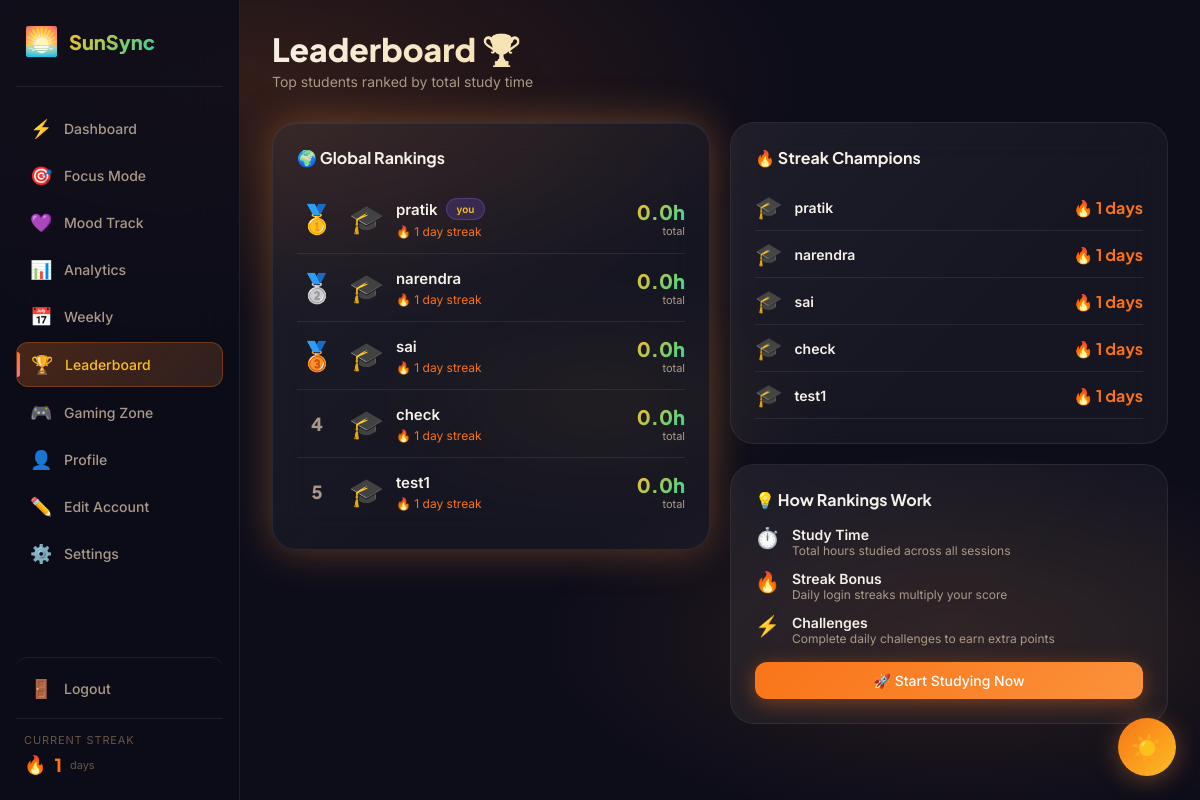
/leaderboard (signed in), run on the app's committed database.
### tables this page shows
CREATE TABLE users (
            id              INTEGER PRIMARY KEY AUTOINCREMENT,
            username        TEXT UNIQUE NOT NULL,
            email           TEXT UNIQUE NOT NULL,
            password        TEXT NOT NULL,
            bio             TEXT DEFAULT '',
            avatar          TEXT DEFAULT '🎓',
            theme           TEXT DEFAULT 'auto',
            notifications   INTEGER DEFAULT 1,
            streak_count    INTEGER DEFAULT 0,
            total_study_time INTEGER DEFAULT 0,
            last_login      TEXT,
            created_at      TEXT DEFAULT (datetime('now'))
        , default_timer INTEGER DEFAULT 30);

### app.py (the view)
@app.route('/leaderboard')
def leaderboard():
    if 'user_id' not in session:
        return redirect(url_for('login'))
    db = get_db()
    board = db.execute(
        "SELECT username, avatar, total_study_time, streak_count FROM users ORDER BY total_study_time DESC LIMIT 20"
    ).fetchall()
    return render_template('leaderboard.html', board=board, current_user=session['username'])

### app.py (called while the page is built)
@app.teardown_appcontext
def close_connection(exception):
    from flask import g
    db = getattr(g, '_database', None)
    if db is not None:
        db.close()

@app.context_processor
def inject_globals():
    return dict(session=session, now=datetime.now())

### database.py (called while the page is built)
def get_db():
    from flask import current_app
    db = getattr(g, '_database', None)
    if db is None:
        db = g._database = sqlite3.connect(DATABASE)
        db.row_factory = sqlite3.Row
    return db

### templates/leaderboard.html (shortened to what this page needs)
{% extends "base.html" %}
{% block content %}
<div class="page-header">
  <h1 class="page-title">Leaderboard 🏆</h1>
  <p class="page-subtitle">Top students ranked by total study time</p>
</div>
<div class="grid-2">
  <div>
    <div class="card card-glow animate-in">
      <div class="section-title">🌍 Global Rankings</div>
      {% for u in board %}
      <div class="lb-row animate-in" style="padding:14px 0">
        <div style="width:40px;text-align:center;flex-shrink:0">
          {% if loop.index == 1 %}
            <span style="font-size:28px">🥇</span>
          {% elif loop.index == 2 %}
            <span style="font-size:28px">🥈</span>
          {% elif loop.index == 3 %}
            <span style="font-size:28px">🥉</span>
          {% else %}
            <span class="lb-rank" style="color:var(--text-muted)">{{ loop.index }}</span>
          {% endif %}
        </div>
        <span style="font-size:28px">{{ u.avatar or '🎓' }}</span>
        <div style="flex:1">
          <div style="font-weight:600;font-size:15px;display:flex;align-items:center;gap:8px">
            {{ u.username }}
            {% if u.username == current_user %}
            <span class="badge badge-purple" style="font-size:10px">you</span>
            {% endif %}
          </div>
          <div style="display:flex;gap:10px;margin-top:4px">
            <span style="font-size:12px;color:var(--orange)">🔥 {{ u.streak_count }} day streak</span>
          </div>
        </div>
        <div style="text-align:right">
          <div style="font-family:'Plus Jakarta Sans',sans-serif;font-weight:800;font-size:20px;
            background:linear-gradient(135deg,var(--p3),var(--cyan));
            -webkit-background-clip:text;-webkit-text-fill-color:transparent">
            {{ ((u.total_study_time or 0)/3600)|round(1) }}h
          </div>
          <div style="font-size:11px;color:var(--text-muted)">total</div>
        </div>
      </div>
      {% endfor %}
    </div>
  </div>
  <div>
    <div class="card animate-in" style="margin-bottom:20px">
      <div class="section-title">🔥 Streak Champions</div>
      {% for u in board|sort(attribute='streak_count', reverse=True) %}
      <div style="display:flex;align-items:center;gap:12px;padding:10px 0;border-bottom:1px solid var(--border)">
        <span style="font-size:22px">{{ u.avatar or '🎓' }}</span>
        <div style="flex:1">
          <div style="font-weight:600;font-size:14px">{{ u.username }}</div>
        </div>
        <div style="font-family:'Plus Jakarta Sans',sans-serif;font-weight:700;color:var(--orange)">
          🔥 {{ u.streak_count }} days
        </div>
      </div>
      {% endfor %}
    </div>
    <div class="card animate-in">
      <div class="section-title">💡 How Rankings Work</div>
      <div style="display:flex;flex-direction:column;gap:12px">
        <div style="display:flex;gap:12px;align-items:flex-start">
          <span style="font-size:20px">⏱️</span>
          <div><div style="font-weight:600;font-size:14px">Study Time</div><div style="font-size:12px;color:var(--text-muted)">Total hours studied across all sessions</div></div>
        </div>
        <div style="display:flex;gap:12px;align-items:flex-start">
          <span style="font-size:20px">🔥</span>
          <div><div style="font-weight:600;font-size:14px">Streak Bonus</div><div style="font-size:12px;color:var(--text-muted)">Daily login streaks multiply your score</div></div>
        </div>
        <div style="display:flex;gap:12px;align-items:flex-start">
          <span style="font-size:20px">⚡</span>
          <div><div style="font-weight:600;font-size:14px">Challenges</div><div style="font-size:12px;color:var(--text-muted)">Complete daily challenges to earn extra points</div></div>
        </div>
      </div>
      <a href="{{ url_for('focus') }}" class="btn btn-primary" style="width:100%;justify-content:center;margin-top:16px">
        🚀 Start Studying Now
      </a>
    </div>
  </div>
</div>
{% endblock %}

### static/css/style.css (style rules this page uses)
:root { --bg: #0d0d1a; --bg2: #13132b; --surface: rgba(255,255,255,0.04); --surface-hov: rgba(255,255,255,0.08); --border: rgba(255,255,255,0.08); --border-hov: rgba(251,146,60,0.4); --text: #f5f0e8; --text-muted: #aa9988; --text-dim: #665544; --p1: #f97316; --p2: #fb923c; --p3: #fbbf24; --accent: #f472b6; --blue: #38bdf8; --cyan: #34d399; --green: #10b981; --red: #ef4444; --orange: #f97316; --pink: #f472b6; --glow: rgba(251,146,60,0.35); --radius: 16px; --radius-lg: 24px; --sidebar-w: 240px; --trans: 0.25s cubic-bezier(.4,0,.2,1); }
*,*::before,*::after { box-sizing:border-box;margin:0;padding:0 }
html { scroll-behavior:smooth }
body { font-family:'Inter',sans-serif; background:var(--bg); color:var(--text); min-height:100vh; overflow-x:hidden; transition:background var(--trans),color var(--trans); }
body::before { content:''; position:fixed;inset:0; background: radial-gradient(ellipse 80% 50% at 20% 10%, rgba(249,115,22,.16) 0%, transparent 60%), radial-gradient(ellipse 60% 40% at 80% 80%, rgba(251,146,60,.12) 0%, transparent 60%), radial-gradient(ellipse 40% 30% at 50% 50%, rgba(251,191,36,.05) 0%, transparent 50%); pointer-events:none;z-index:0; }
.card { background:var(--surface); backdrop-filter:blur(20px); border:1px solid var(--border); border-radius:var(--radius-lg); padding:24px; transition:all var(--trans); position:relative;overflow:hidden; }
.card::before { content:'';position:absolute;inset:0; background:linear-gradient(135deg,rgba(255,255,255,.03) 0%,transparent 60%); pointer-events:none; }
.card-glow { box-shadow:0 0 40px var(--glow),inset 0 1px 0 rgba(255,255,255,.06) }
.page-header { margin-bottom:32px }
.page-title { font-family:'Plus Jakarta Sans',sans-serif;font-size:32px;font-weight:800; background:linear-gradient(135deg,var(--text) 0%,var(--p3) 100%); -webkit-background-clip:text;-webkit-text-fill-color:transparent; line-height:1.1; }
.page-subtitle { color:var(--text-muted);font-size:14px;margin-top:6px }
.grid-2 { display:grid;grid-template-columns:repeat(2,1fr);gap:20px }
.btn { display:inline-flex;align-items:center;gap:8px; padding:10px 22px;border-radius:12px; font-family:'Inter',sans-serif;font-size:14px;font-weight:500; border:none;cursor:pointer;text-decoration:none; transition:all var(--trans);white-space:nowrap; }
.btn-primary { background:linear-gradient(135deg,var(--p1),var(--p2)); color:#fff; box-shadow:0 4px 20px rgba(249,115,22,.4); }
.badge { display:inline-flex;align-items:center;gap:4px; padding:4px 10px;border-radius:99px;font-size:12px;font-weight:600; }
.badge-purple { background:rgba(139,92,246,.2);color:var(--p3);border:1px solid rgba(139,92,246,.3) }
.section-title { font-family:'Plus Jakarta Sans',sans-serif;font-size:16px;font-weight:700; margin-bottom:16px;color:var(--text); display:flex;align-items:center;gap:8px; }
.lb-row { display:flex;align-items:center;gap:12px; padding:10px 0;border-bottom:1px solid var(--border); }
.lb-row:last-child { border-bottom:none }
.lb-rank { font-family:'Plus Jakarta Sans',sans-serif;font-weight:800;font-size:18px; width:28px;text-align:center; }
.animate-in { animation:fadeIn .5s ease both }
.animate-in:nth-child(2) { animation-delay:.06s }
.animate-in:nth-child(3) { animation-delay:.12s }
.animate-in:nth-child(4) { animation-delay:.18s }
.animate-in:nth-child(5) { animation-delay:.24s }
.animate-in:nth-child(6) { animation-delay:.30s }
.card::after { content:'';position:absolute; top:-100%;left:-60%; width:40%;height:300%; background:linear-gradient(90deg,transparent,rgba(255,255,255,.04),transparent); transform:skewX(-20deg); transition:none;pointer-events:none;opacity:0; }

### data on the page
users: avatar "🎓", username "pratik", shows "you", streak_count "1", ((u.total_study_timeor0)/3600)|round(1) "0.0"
users: avatar "🎓", username "narendra", streak_count "1", ((u.total_study_timeor0)/3600)|round(1) "0.0"
users: avatar "🎓", username "sai", streak_count "1", ((u.total_study_timeor0)/3600)|round(1) "0.0"
users: avatar "🎓", username "check", streak_count "1", ((u.total_study_timeor0)/3600)|round(1) "0.0"
users: avatar "🎓", username "test1", streak_count "1", ((u.total_study_timeor0)/3600)|round(1) "0.0"
